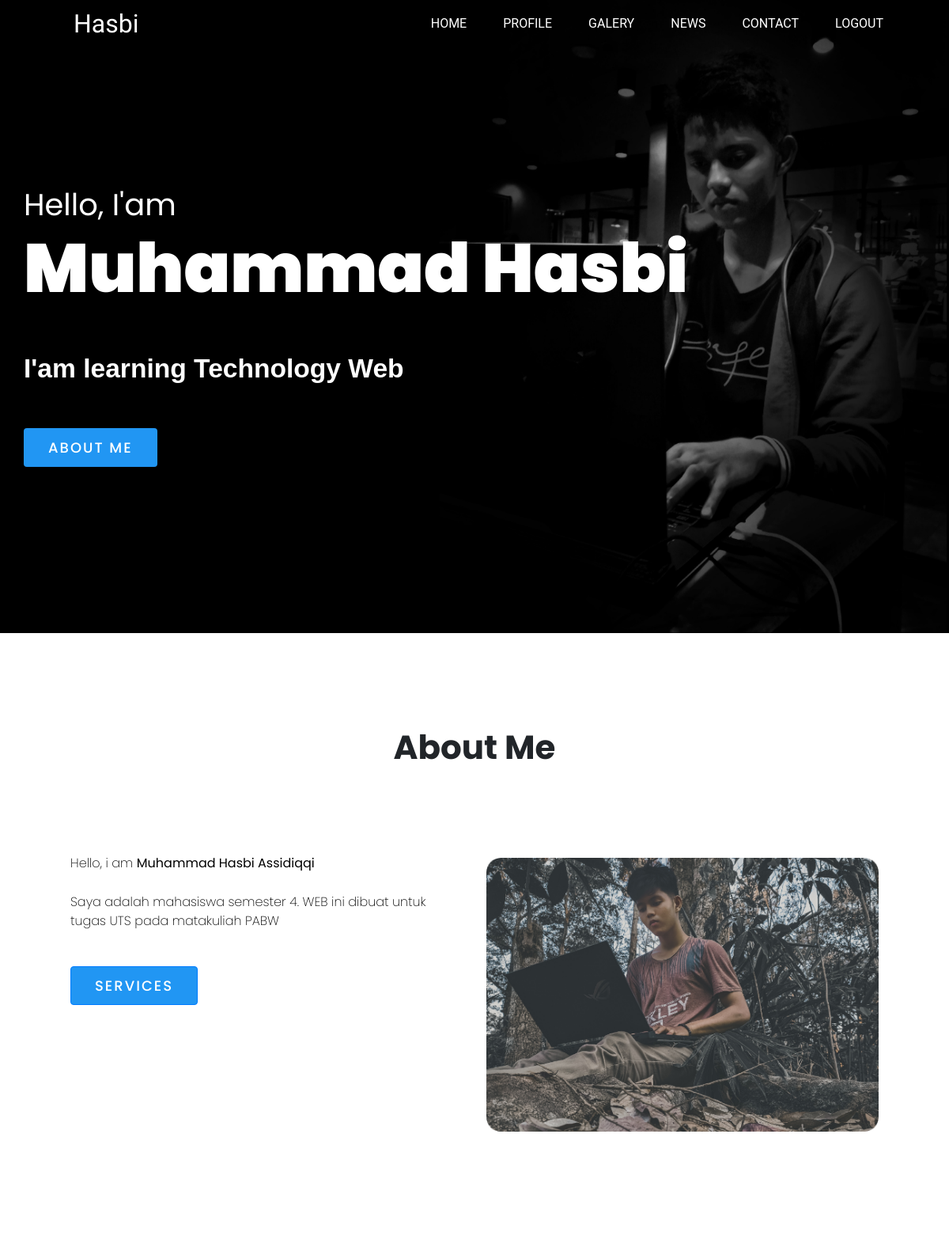
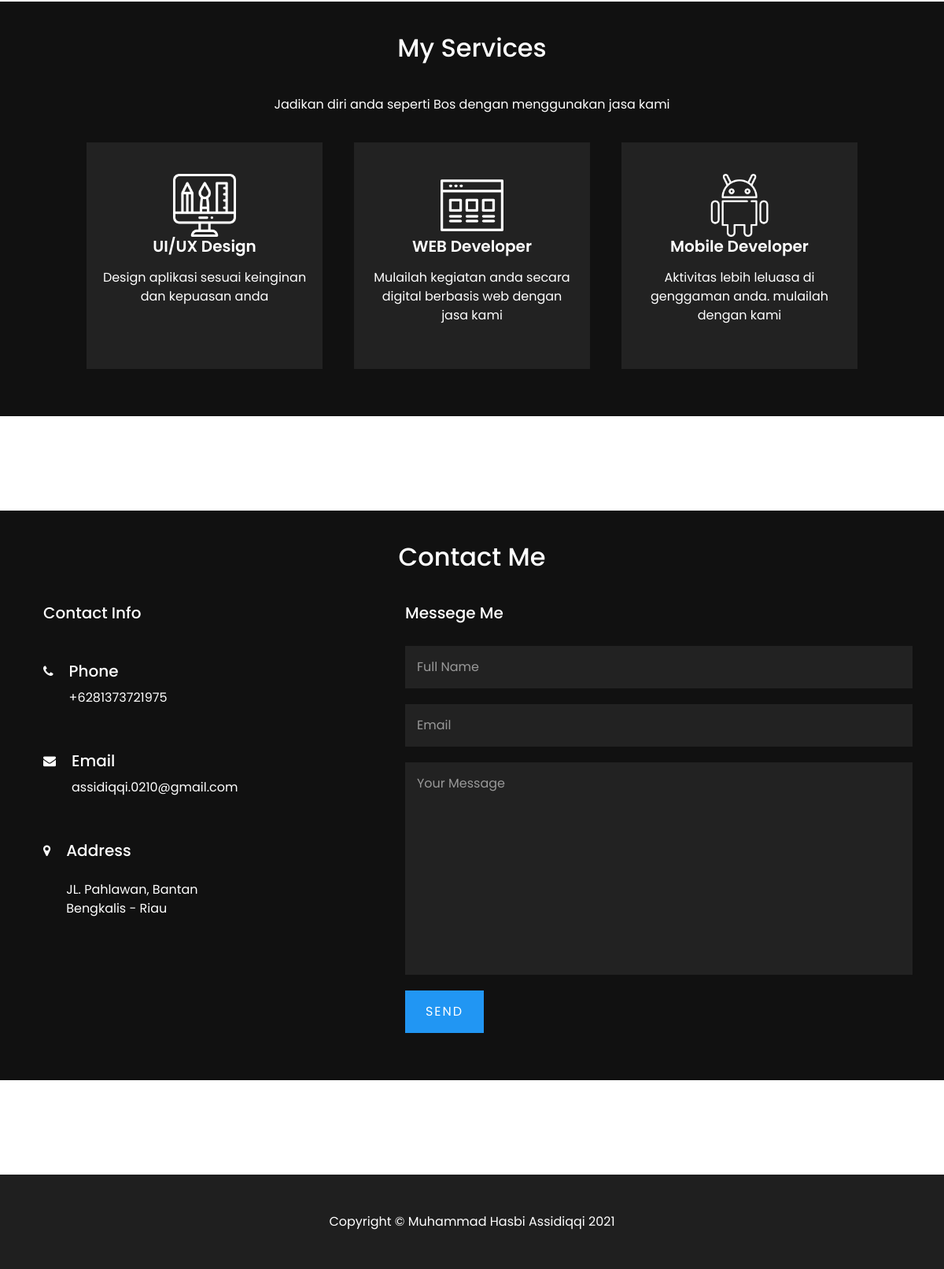
Page /profile.php (signed in) on the committed database (2 pictures, top to bottom).
### tables this page shows
CREATE TABLE `jumbotron` (
  `id` int(11) NOT NULL,
  `deskripsi` text NOT NULL,
  `name_button` varchar(225) NOT NULL,
  `link_button` varchar(255) NOT NULL
);

CREATE TABLE `about_me` (
  `id` int(11) NOT NULL,
  `deskripsi` varchar(500) NOT NULL,
  `name_button` varchar(255) NOT NULL,
  `link_button` varchar(225) NOT NULL,
  `gambar` varchar(255) NOT NULL
);

CREATE TABLE `my_services` (
  `id` int(11) NOT NULL,
  `gambar` varchar(255) NOT NULL,
  `nama` varchar(255) NOT NULL,
  `deskripsi` varchar(255) NOT NULL
);

CREATE TABLE `contact` (
  `id` int(11) NOT NULL,
  `gambar` varchar(255) NOT NULL,
  `label` varchar(225) NOT NULL,
  `isi` varchar(255) NOT NULL
);

CREATE TABLE `footer` (
  `id` int(11) NOT NULL,
  `footer` text NOT NULL
);

### profile.php (the view, shortened to what this page needs)
<!DOCTYPE html>
<html lang="en">
<head>
    <link rel="stylesheet" href="https://cdn.jsdelivr.net/npm/bootstrap@4.5.3/dist/css/bootstrap.min.css"
>
    <link href="https://unpkg.com/aos@2.3.1/dist/aos.css" rel="stylesheet">
    <link rel="stylesheet" href="https://use.fontawesome.com//releases/v5.6.3/css/all.css">
    <link rel="stylesheet" href="https://stackpath.bootstrapcdn.com/font-awesome/4.7.0/css/font-awesome.min.css"
>
    <link rel="stylesheet" href="css/style.css">
</head>
<body>
    <?php
    require 'header-profile.php';
    ?>
    <section class="banner">
        <div class="textBx">
            <?php
            $koneksi = koneksiUts();
            $about_me = mysqli_query($koneksi, "SELECT * FROM jumbotron");
            $row = mysqli_fetch_array($about_me)
            ?>
            <h2 style="color: white;"><?= $row['deskripsi'];?></h2>
            <a href='<?= $row['link_button'];?> ' class='btn'><?= $row['name_button'];?> </a>
        </div>
    </section>
    <div id="about-me" class="container">
        <h2>About Me</h2>
        <div class="row workingspace">
            <div class="col-lg-6" data-aos="fade-right" data-aos-offset="300" data-aos-easing="ease-in-sine">
                <?php
                $koneksi = koneksiUts();
                $about_me = mysqli_query($koneksi, "SELECT * FROM about_me ORDER BY id ASC");
                $row = mysqli_fetch_array($about_me)
                ?>
                <?= $row['deskripsi'];?>
                <a href='<?= $row['link_button'];?>' class='btn btn-primary button'><?= $row['name_button'];?></a>
            </div>
            <div class="col-lg-6" data-aos="fade-left" data-aos-offset="300" data-aos-easing="ease-in-sine">
                <img src="admin/images/<?= $row['gambar'];?>" class="img-fluid" alt="...">
            </div>
        </div>
    </div>
    <section class="services" id="services">
        <div class="heading white">
            <h2>My Services</h2>
            <p>Jadikan diri anda seperti Bos dengan menggunakan jasa kami</p>
        </div>
        <div class="content">
            <?php
            $koneksi = koneksiUts();
            $my_services = mysqli_query($koneksi, "SELECT * FROM my_services ORDER BY id ASC");
            while ($row = mysqli_fetch_array($my_services)) {
            ?>
            <div class="servicesBx">
                <img src="admin/images/<?= $row['gambar'];?>" alt="">
                <h2><?= $row['nama'];?></h2>
                <p>
                    <?= $row['deskripsi'];?>
                </p>
            </div>
            <?php
            } ?>
        </div>
    </section>
    <section class="contact" style="margin-top: 120px;">
        <div class="heading white">
            <h2>Contact Me</h2>
        </div>
        <div class="content">
            <div class="col-lg-6 contactInfo">
                <h3>Contact Info</h3>
                <div class="contactInfoBox">
                    <?php
                    $koneksi = koneksiUts();
                    $contact = mysqli_query($koneksi, "SELECT * FROM contact ORDER BY id ASC");
                    while ($row = mysqli_fetch_array($contact)) {
                    ?>
                    <div class="box">
                        <div class="icon">
                            <i class="<?= $row['gambar'];?>"></i>
                        </div>
                        <div class="text">
                            <h3><?= $row['label'];?></h3>
                            <p><?= $row['isi'];?></p>
                        </div>
                    </div>
                    <?php
                    } ?>
                </div>
            </div>
            <div class="col-lg-5 formBx">
                <form role="form" method="POST" action="" enctype="multipart/form-data">
                    <h3>Messege Me</h3>
                    <input type="text" name="full_name" id="full_name" placeholder="Full Name">
                    <input type="email" name="email" id="email" placeholder="Email">
                    <textarea placeholder="Your Message" name="message" id="message" cols="30" rows="10"></textarea>
                    <input style="color: white;" type="submit" name="create" id="create" value="send"
                        onclick="return confirm('Pastikan pesan tidak mengandung unsur sara!');">
                </form>
            </div>
        </div>
    </section>
    <br><br><br><br><br>
    <?php
    require 'footer.php';
    ?>
</body>
</html>

### footer.php (shortened to what this page needs)
<!DOCTYPE html>
<html lang="en">
<head>
    <link rel="stylesheet" href="https://cdn.jsdelivr.net/npm/bootstrap@4.5.3/dist/css/bootstrap.min.css"
>
    <link href="https://unpkg.com/aos@2.3.1/dist/aos.css" rel="stylesheet">
    <link rel="stylesheet" href="https://use.fontawesome.com//releases/v5.6.3/css/all.css">
    <link rel="stylesheet" href="https://stackpath.bootstrapcdn.com/font-awesome/4.7.0/css/font-awesome.min.css"
>
    <link rel="stylesheet" href="css/style.css">
</head>
<body>
    <footer class="py-5">
        <div class="container">
            <?php
            $koneksi = koneksiUts();
            $news = mysqli_query($koneksi, "SELECT * FROM footer WHERE id = 1 ");
            while ($row = mysqli_fetch_array($news)) {
            ?>
            <p class="m-0 text-center text-white"><?= $row['footer'];?>
            </p>
            <?php
            } ?>
        </div>
    </footer>
</body>
</html>

### css/style.css (style rules this page uses)
* { box-sizing: border-box; font-family: 'Poppins', sans-serif; }
.workingspace img { margin-top: 30px; }
.banner { padding: 30px; text-align: left; }
.banner { position: relative; min-height: 90vh; background: url(../admin/images/img_about.jpeg); background-size: cover; background-position: right; display: flex; justify-content: space-between; align-items: center; }
.banner h2 { font-size: 20px; color: white; font-weight: 400; line-height: 1.5em; }
.banner h2 span { font-size: 26px; font-weight: 700; }
.btn { position: relative; background: #2196f3; display: inline-block; color: white; margin-top: 10px; padding: 5 10px; font-size: 14px; text-transform: uppercase; text-decoration: none; letter-spacing: 2px; font-weight: 400; }
.container h2 { font-weight: 700; font-size: 42px; margin-top: 120px; text-align: center; }
.workingspace { margin-top: 40px; text-align: center; }
.workingspace p { font-weight: 200; margin: 25px 0; }
.services { background: #111; margin-top: 120px; text-align: center; padding: 40px; }
.heading.white { color: white; }
.services .content { display: flex; justify-content: center; flex-wrap: wrap; flex-direction: row; }
.services .content .servicesBx { padding: 40px 20px; background: #222; color: white; max-width: 300px; margin: 20px; text-align: center; transition: 0.5s; }
.services .content .servicesBx img { max-width: 80px; filter: invert(1); }
.services .content .servicesBx h2 { font-size: 20px; font-weight: 600; }
.heading { text-align: center; }
.contact { padding: 40px; background: #111; }
.heading h2 { margin-bottom: 40px; }
.contactInfoBox { color: white; padding-top: 20px; }
.contactInfoBox .box { display: flex; padding: 20px 0; }
.contactInfoBox .box .icon { max-width: 40px; justify-content: center; display: flex; padding-top: 4px; align-items: flex-start; }
.contactInfoBox .box .text { display: flex; margin-left: 20px; flex-direction: column; }
.formBx { min-width: 60%; }
.formBx h3 { padding-bottom: 20px; }
.formBx form { display: flex; flex-direction: column; }
.formBx form h3, .contactInfo h3 { color: white; font-size: 20px; font-weight: 500; margin-bottom: 10px; }
.formBx form input, .formBx form textarea { margin-bottom: 20px; padding: 15px; font-size: 16px; border: none; outline: none; background: #222; color: #fff; resize: none; }
.formBx form textarea { min-height: 200px; }
.formBx form input::placeholder, .formBx form textarea::placeholder { color: #999; }
.formBx form input[type="submit"] { max-width: 100px; background: #2196f3; cursor: pointer; text-transform: uppercase; letter-spacing: 2px; }
@media (min-width: 992px) { .workingspace { margin-top: 60px; text-align: left; } }
@media (min-width: 992px) { .banner { position: relative; min-height: 100vh; background-size: cover; background-position: right; display: flex; justify-content: space-between; align-items: center; } }
@media (min-width: 992px) { .banner h2 { font-size: 3em; color: white; font-weight: 500; line-height: 1.5em; } }
@media (min-width: 992px) { .banner h2 span { font-size: 1.5em; font-weight: 700; } }
@media (min-width: 992px) { .btn { position: relative; background: #2196f3; display: inline-block; color: white; margin-top: 20px; padding: 10px 30px; font-size: 18px; text-transform: uppercase; text-decoration: none; letter-spacing: 2px; font-weight: 500; } }
@media (min-width: 992px) { .row { padding: 24px 44px; } }
@media (min-width: 992px) { .py-5 { background-color: #1F1F1F; } }
@media (min-width: 992px) { .content { display: flex; margin: auto; justify-content: space-between; box-sizing: border-box; overflow: hidden; } }
@media (min-width: 992px) { .contactInfo { order: 1; box-sizing: border-box; margin-right: -100px; } }
@media (min-width: 992px) { .formBx { box-sizing: content-box; order: 2; } }

### rows in the picture
jumbotron: deskripsi "Hello, I'am Muhammad Hasbi I'am learning Technology Web", name_button "ABOUT ME"
about_me: deskripsi "Hello, i am Muhammad Hasbi Assidiqqi Saya adalah mahasiswa semester 4. WEB ini dibuat untuk tugas UTS pada matakuliah PABW", name_button "SERVICES", gambar (picture)
my_services: gambar (picture), nama "UI/UX Design", deskripsi "Design aplikasi sesuai keinginan dan kepuasan anda"
my_services: gambar (picture), nama "WEB Developer", deskripsi "Mulailah kegiatan anda secara digital berbasis web dengan jasa kami"
my_services: gambar (picture), nama "Mobile Developer", deskripsi "Aktivitas lebih leluasa di genggaman anda. mulailah dengan kami"
contact: label "Phone", isi "+6281373721975"
contact: label "Email", isi "assidiqqi.0210@gmail.com"
contact: label "Address", isi "JL. Pahlawan, Bantan Bengkalis - Riau"
footer: footer "Copyright © Muhammad Hasbi Assidiqqi 2021"
